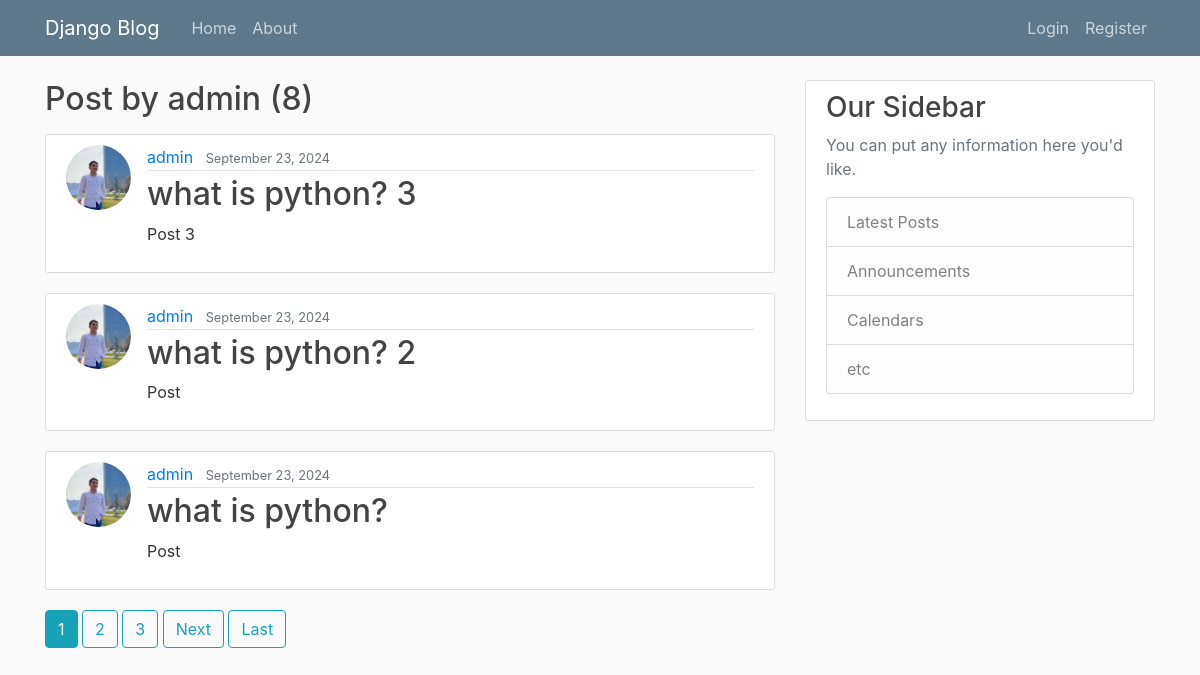
Screenshot of /user/admin/ with the database file from the repository.
### blog/models.py (models this page shows, shortened)
class Post(models.Model):
    title = models.CharField(max_length=100)
    content = models.TextField()
    date_posted = models.DateTimeField(default=timezone.now)
    author = models.ForeignKey(User, on_delete=models.CASCADE)

### users/models.py (models this page shows, shortened)
class Profile(models.Model):
    user = models.OneToOneField(User, on_delete=models.CASCADE)
    image = models.ImageField(default='default.jpg', upload_to='profile_pics')

### blog/views.py (the view)
# urls.py: path('user/<str:username>/', UserPostListView.as_view(), name='user-post'),
class UserPostListView(ListView):
    model = Post
    template_name = 'blog/user_posts.html'
    context_object_name = 'posts'
    paginate_by = 3
    def get_queryset(self):
        user = get_object_or_404(User, username = self.kwargs.get('username'))
        return Post.objects.filter(author=user).order_by('-date_posted')

### blog/templates/blog/user_posts.html (shortened to what this page needs)
{% extends 'blog/base.html' %}
{% block content %}
    <h2 class="mb-3"> Post by {{view.kwargs.username}} ({{page_obj.paginator.count}})</h2>
    {% for post in posts %}
    <article class="media content-section">
        <img class="rounded-circle article-img" src="{{ post.author.profile.image.url}}" alt="">
        <div class="media-body">
          <div class="article-metadata">
            <a class="mr-2" href="{% url 'user-post' post.author.username %}">{{ post.author }}</a>
            <small class="text-muted">{{ post.date_posted | date:'F d, Y' }}</small>
          </div>
          <h2><a class="article-title" href="{% url 'post-detail' post.id %}">{{ post.title }}</a></h2>
          <p class="article-content">{{ post.content }}</p>
        </div>
      </article>
    {% endfor %}
    {% if is_paginated %}
      {% for num in  page_obj.paginator.page_range %}
        {% if num == page_obj.number %}
        <a href="?page={{page_obj.number}}" class="btn btn-info mb-4">{{page_obj.number}}</a>
        {% else %}
        <a href="?page={{num}}" class="btn btn-outline-info mb-4">{{num}}</a>
        {% endif %}
      {% endfor %}
      {% if page_obj.has_next %}
      <a href="?page={{page_obj.next_page_number}}" class="btn btn-outline-info mb-4">Next</a>
      <a href="?page={{page_obj.paginator.num_pages}}" class="btn btn-outline-info mb-4">Last</a>
      {% endif %}
    {% endif %}
{% endblock content %}

### blog/static/blog/main.css (style rules this page uses)
body { background: #fafafa; color: #333333; margin-top: 5rem; }
h1, h2, h3, h4, h5, h6 { color: #444444; }
.content-section { background: #ffffff; padding: 10px 20px; border: 1px solid #dddddd; border-radius: 3px; margin-bottom: 20px; }
.article-title { color: #444444; }
.article-content { white-space: pre-line; }
.article-img { height: 65px; width: 65px; margin-right: 16px; }
.article-metadata { padding-bottom: 1px; margin-bottom: 4px; border-bottom: 1px solid #e3e3e3 }

### rows the page displays
Post: author.profile.image (picture), author "admin", date_posted "September 23, 2024", title "what is python? 3", content "Post 3"
Post: author.profile.image (picture), author "admin", date_posted "September 23, 2024", title "what is python? 2", content "Post"
Post: author.profile.image (picture), author "admin", date_posted "September 23, 2024", title "what is python?", content "Post"

### other values shown
{{ view.kwargs.username }} "admin"
{{ page_obj.paginator.count }} "8"
{{ page_obj.number }} "1"
{{ num }} "2" "3"
